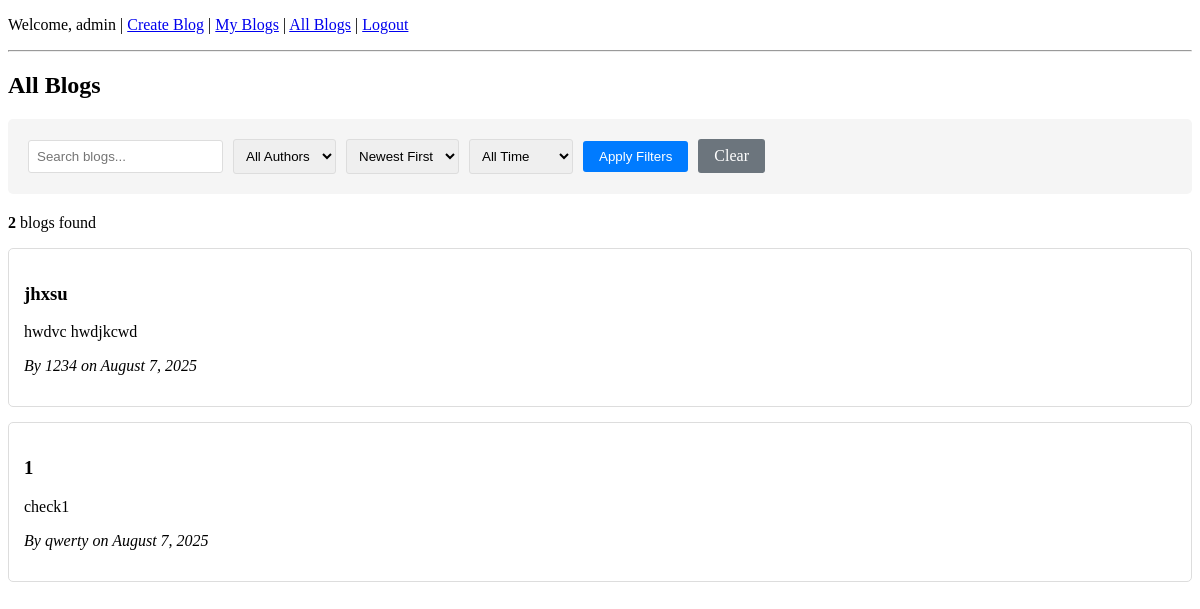
The app's page / (signed in), older data.
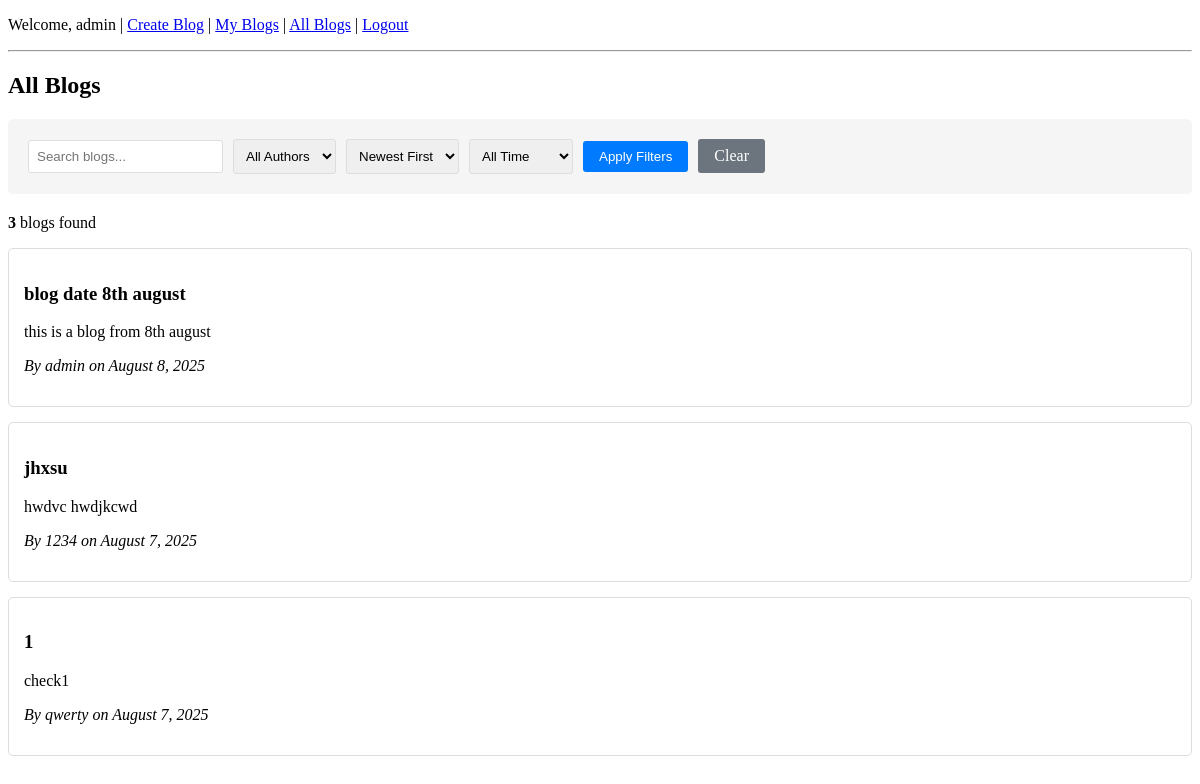
The same page, newer data.
### blog/models.py (models this page shows, shortened)
class Blog(models.Model):
    title = models.CharField(max_length = 200)
    content= models.TextField()
    created_at = models.DateTimeField(auto_now_add = True)
    author = models.ForeignKey(User, on_delete= models.CASCADE)

### blog/views.py (the view, shortened to what this page needs)
# urls.py: path('', views.all_blogs, name='all_blogs'),
@login_required
def all_blogs(request):
    blogs = Blog.objects.all()
    search_query = request.GET.get('search', '')
    if search_query:
        blogs = blogs.filter(
            Q(title__icontains=search_query) |
            Q(content__icontains=search_query) |
            Q(author__username__icontains=search_query)
        )
    author_filter = request.GET.get('author', '')
    if author_filter:
        blogs = blogs.filter(author__username=author_filter)
    sort_by = request.GET.get('sort', 'newest')
    if sort_by == 'newest':
        blogs = blogs.order_by('-created_at')
    elif sort_by == 'oldest':
        blogs = blogs.order_by('created_at')
    elif sort_by == 'title':
        blogs = blogs.order_by('title')
    elif sort_by == 'author':
        blogs = blogs.order_by('author__username')
    date_filter = request.GET.get('date_filter', '')
    authors = User.objects.filter(blog__isnull=False).distinct()
    context = {
        'blogs': blogs,
        'search_query': search_query,
        'author_filter': author_filter,
        'authors': authors,
        'sort_by': sort_by,
        'date_filter': date_filter,
    }
    return render(request, 'blog/all_blogs.html', context)

### blog/templates/blog/all_blogs.html (shortened to what this page needs)
{% extends 'blog/base.html' %}
{% block content %}
<h2>All Blogs</h2>
<div style="background: #f5f5f5; padding: 20px; margin-bottom: 20px; border-radius: 5px;">
    <form method="GET" action="{% url 'all_blogs' %}">
        <div style="display: flex; gap: 10px; flex-wrap: wrap; align-items: center;">
            <input type="text" name="search" value="{{ search_query }}"
                   placeholder="Search blogs..." style="padding: 8px; border: 1px solid #ddd; border-radius: 3px;">
            <select name="author" style="padding: 8px; border: 1px solid #ddd; border-radius: 3px;">
                <option value="">All Authors</option>
            </select>
            <select name="sort" style="padding: 8px; border: 1px solid #ddd; border-radius: 3px;">
                <option value="newest" {% if sort_by == 'newest' %}selected{% endif %}>Newest First</option>
            </select>
            <select name="date_filter" style="padding: 8px; border: 1px solid #ddd; border-radius: 3px;">
                <option value="">All Time</option>
            </select>
            <button type="submit" style="padding: 8px 16px; background: #007bff; color: white; border: none; border-radius: 3px; cursor: pointer;">
                Apply Filters
            </button>
            <a href="{% url 'all_blogs' %}" style="padding: 8px 16px; background: #6c757d; color: white; text-decoration: none; border-radius: 3px;">
                Clear
            </a>
        </div>
    </form>
</div>
<p><strong>{{ blogs.count }}</strong> blog{{ blogs.count|pluralize }} found</p>
{% for blog in blogs %}
  <div style="border: 1px solid #ddd; padding: 15px; margin-bottom: 15px; border-radius: 5px;">
    <h3>{{ blog.title }}</h3>
    <p>{{ blog.content|truncatewords:50 }}</p>
    <p><em>By {{ blog.author.username }} on {{ blog.created_at|date:"F j, Y" }}</em></p>
  </div>
{% empty %}
  <p>No blogs found matching your criteria.</p>
{% endfor %}
{% endblock %}

### blog/templates/blog/base.html (shortened to what this page needs)
<!DOCTYPE html>
<html>
<head>
</head>
<body>
    {% if user.is_authenticated %}
        <p>Welcome, {{ user.username }} | <a href="{% url 'create_blog' %}">Create Blog</a> |
        <a href="{% url 'my_blogs' %}">My Blogs</a> |
        <a href="{% url 'all_blogs' %}">All Blogs</a> |
        <a href="{% url 'logout' %}">Logout</a></p>
    {% else %}
        <p><a href="{% url 'login' %}">Login</a> |
        <a href="{% url 'signup' %}">Signup</a></p>
    {% endif %}
    <hr>
    {% block content %}{% endblock %}
</body>
</html>

Row changes from the older to the newer data that the page shows:
added Blog: title "blog date 8th august", content "this is a blog from 8th august", author.username "admin", created_at "August 8, 2025"
Text that changed along with them:
{{ blogs.count }}: "2" → "3"
